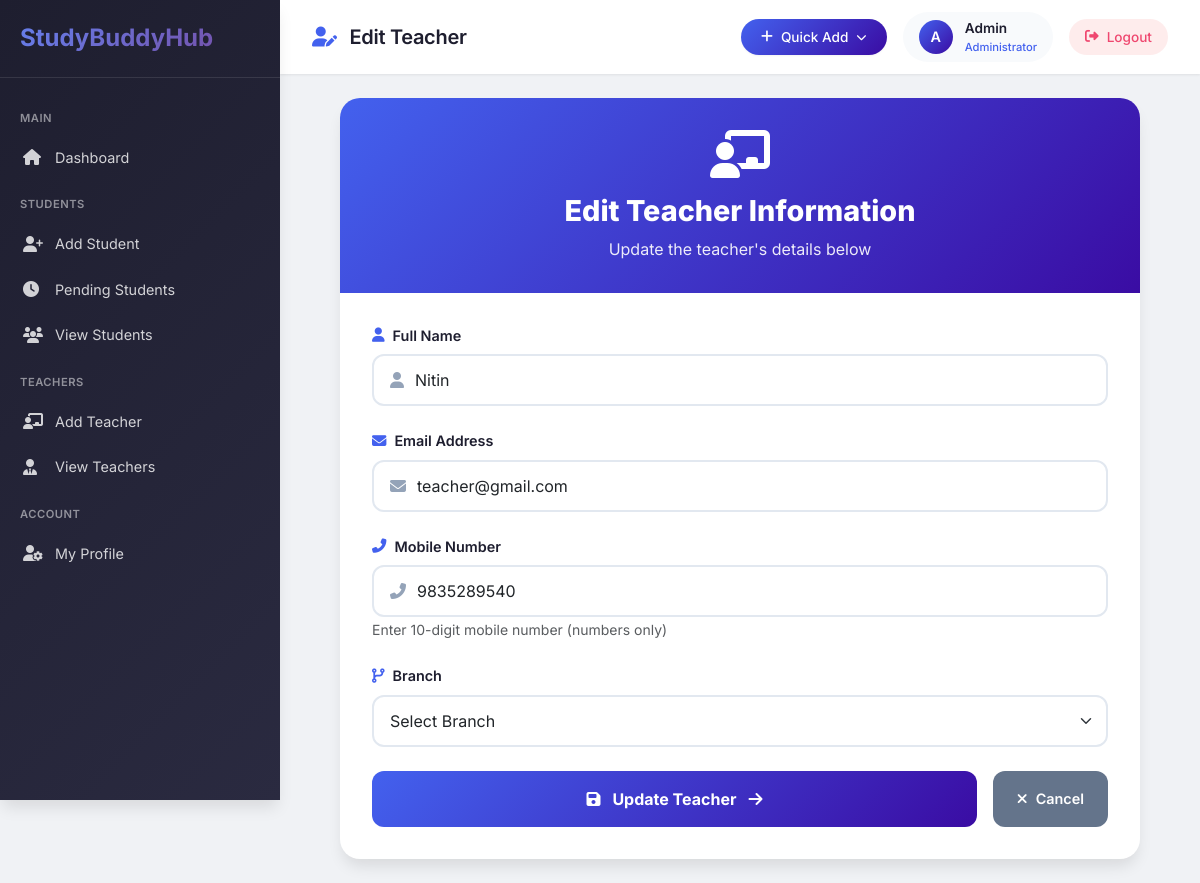
/admin/edit_teacher.php?id=21 (signed in), run on the app's committed database.
### tables this page shows
CREATE TABLE `teacher` (
  `id` int(11) NOT NULL,
  `user_id` int(11) DEFAULT NULL,
  `is_active` tinyint(1) NOT NULL DEFAULT 1,
  `name` varchar(100) NOT NULL,
  `email` varchar(100) NOT NULL,
  `mobile` varchar(10) NOT NULL,
  `branch` varchar(50) DEFAULT NULL,
  `qualification` varchar(255) DEFAULT NULL,
  `experience` int(11) DEFAULT NULL,
  `joining_date` date DEFAULT NULL,
  `address` text DEFAULT NULL,
  `dob` date DEFAULT NULL,
  `gender` varchar(10) DEFAULT NULL,
  `created_at` timestamp NOT NULL DEFAULT current_timestamp(),
  `updated_at` timestamp NULL DEFAULT NULL ON UPDATE current_timestamp(),
  `updated_by` int(11) DEFAULT NULL
);

### admin/edit_teacher.php (the view, shortened to what this page needs)
<?php
$host = "localhost";
$user = "root";
$password = "";
$db = "users";
$data = mysqli_connect($host, $user, $password, $db);
$id = isset($_GET['id']) ? mysqli_real_escape_string($data, $_GET['id']) : 0;
$sql = "SELECT * FROM teacher WHERE id='$id'";
$result = mysqli_query($data, $sql);
$info = mysqli_fetch_assoc($result);
$current_page = basename($_SERVER['PHP_SELF']);
?>
<!DOCTYPE html>
<html lang="en">
<head>
    <link href="https://cdn.jsdelivr.net/npm/bootstrap@5.3.8/dist/css/bootstrap.min.css" rel="stylesheet">
    <link rel="stylesheet" href="https://cdnjs.cloudflare.com/ajax/libs/font-awesome/6.4.0/css/all.min.css">
    <link href="https://unpkg.com/aos@2.3.1/dist/aos.css" rel="stylesheet">
</head>
<body>
<div class="admin-wrap">
    <div class="sidebar" id="sidebar">
        <div class="sidebar-header">
            <h3>StudyBuddyHub</h3>
        </div>
        <div class="sidebar-menu">
            <div class="menu-title">MAIN</div>
            <a href="home.php" class="<?php echo ($current_page == 'home.php') ? 'active' : ''; ?>">
                <i class="fas fa-home"></i> <span>Dashboard</span>
            </a>
            <div class="menu-title">STUDENTS</div>
            <a href="add_student.php" class="<?php echo ($current_page == 'add_student.php') ? 'active' : ''; ?>">
                <i class="fas fa-user-plus"></i> <span>Add Student</span>
            </a>
            <a href="pending_requests.php" class="<?php echo ($current_page == 'pending_requests.php') ? 'active' : ''; ?>">
                <i class="fas fa-clock"></i> <span>Pending Students</span>
            </a>
            <a href="view_student.php" class="<?php echo ($current_page == 'view_student.php') ? 'active' : ''; ?>">
                <i class="fas fa-users"></i> <span>View Students</span>
            </a>
            <div class="menu-title">TEACHERS</div>
            <a href="add_teacher.php" class="<?php echo ($current_page == 'add_teacher.php') ? 'active' : ''; ?>">
                <i class="fas fa-chalkboard-teacher"></i> <span>Add Teacher</span>
            </a>
            <a href="view_teacher.php" class="<?php echo ($current_page == 'view_teacher.php') ? 'active' : ''; ?>">
                <i class="fas fa-user-tie"></i> <span>View Teachers</span>
            </a>
            <div class="menu-title">ACCOUNT</div>
            <a href="profile.php" class="<?php echo ($current_page == 'profile.php') ? 'active' : ''; ?>">
                <i class="fas fa-user-cog"></i> <span>My Profile</span>
            </a>
        </div>
    </div>
    <div class="main">
        <div class="modern-topbar">
            <div class="topbar-left">
                <div class="page-title">
                    <i class="fas fa-user-edit"></i> Edit Teacher
                </div>
            </div>
            <div class="topbar-right">
                <div class="quick-dropdown">
                    <button class="quick-add-btn" id="quickAddBtn">
                        <i class="fas fa-plus"></i> <span>Quick Add</span> <i class="fas fa-chevron-down" style="font-size: 0.65rem;"></i>
                    </button>
                </div>
                <a href="profile.php" class="admin-profile">
                    <div class="admin-avatar">
                        <?php if (!empty($_SESSION['profile_pic']) && file_exists(__DIR__ . '/../uploads/profile_pics/' . $_SESSION['profile_pic'])): ?>
                            <img src="../uploads/profile_pics/<?php echo htmlspecialchars($_SESSION['profile_pic']); ?>" alt="Avatar">
                        <?php else: ?>
                            <?php echo strtoupper(substr($_SESSION['username'] ?? 'A', 0, 1)); ?>
                        <?php endif; ?>
                    </div>
                    <div class="admin-info">
                        <div class="admin-name"><?php echo htmlspecialchars($_SESSION['username'] ?? 'Admin'); ?></div>
                        <div class="admin-role">Administrator</div>
                    </div>
                </a>
                <a href="../logout.php" class="logout-btn">
                    <i class="fas fa-sign-out-alt"></i> <span>Logout</span>
                </a>
            </div>
        </div>
        <div class="content">
            <div class="edit-card" data-aos="fade-up">
                <div class="card-header">
                    <i class="fas fa-chalkboard-teacher"></i>
                    <h2>Edit Teacher Information</h2>
                    <p>Update the teacher's details below</p>
                </div>
                <div class="card-body">
                    <form method="post" action="" id="editForm">
                        <div class="form-group">
                            <label class="form-label">
                                <i class="fas fa-user"></i> Full Name
                            </label>
                            <div class="input-group">
                                <span class="input-group-text">
                                    <i class="fas fa-user"></i>
                                </span>
                                <input type="text"
                                       name="name"
                                       class="form-control"
                                       value="<?php echo htmlspecialchars($info['name']); ?>"
                                       placeholder="Enter teacher's full name"
                                       required>
                            </div>
                        </div>
                        <div class="form-group">
                            <label class="form-label">
                                <i class="fas fa-envelope"></i> Email Address
                            </label>
                            <div class="input-group">
                                <span class="input-group-text">
                                    <i class="fas fa-envelope"></i>
                                </span>
                                <input type="email"
                                       name="email"
                                       class="form-control"
                                       value="<?php echo htmlspecialchars($info['email']); ?>"
                                       placeholder="Enter teacher's email"
                                       required>
                            </div>
                        </div>
                        <div class="form-group">
                            <label class="form-label">
                                <i class="fas fa-phone-alt"></i> Mobile Number
                            </label>
                            <div class="input-group">
                                <span class="input-group-text">
                                    <i class="fas fa-phone-alt"></i>
                                </span>
                                <input type="tel"
                                       name="mobile"
                                       class="form-control"
                                       value="<?php echo htmlspecialchars($info['mobile']); ?>"
                                       placeholder="Enter 10-digit mobile number"
                                       pattern="[0-9]{10}"
                                       maxlength="10"
                                       title="Please enter a valid 10-digit mobile number"
                                       required>
                            </div>
                            <small class="text-muted">Enter 10-digit mobile number (numbers only)</small>
                        </div>
                        <div class="form-group">
                            <label class="form-label">
                                <i class="fas fa-code-branch"></i> Branch
                            </label>
                            <select name="branch" class="form-select" required>
                                <option value="">Select Branch</option>
                            </select>
                        </div>
                        <div class="d-flex gap-3 mt-4">
                            <button type="submit" class="btn-update" id="updateBtn">
                                <i class="fas fa-save"></i>
                                <span id="btnText">Update Teacher</span>
                                <i class="fas fa-arrow-right"></i>
                            </button>
                            <a href="view_teacher.php" class="btn-cancel">
                                <i class="fas fa-times"></i> Cancel
                            </a>
                        </div>
                    </form>
                </div>
            </div>
        </div>
    </div>
</div>
</body>
</html>

### data on the page
teacher: name "Nitin", email "teacher@gmail.com", mobile "9835289540"

### other printed values
substr($_SESSION['username'] ?? 'A', 0, 1) "A"
$_SESSION['username'] "Admin"
